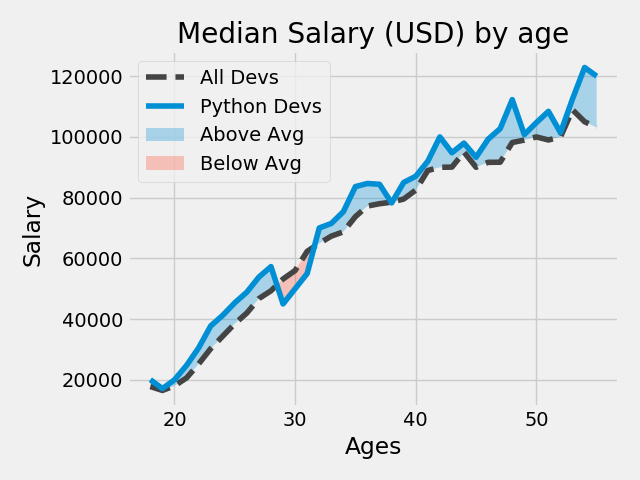

Generate this figure with Python:
import pandas as pd
from matplotlib import pyplot as plt

data = pd.read_csv("data2.csv")
ages = data["Age"]
dev_salaries = data["All_Devs"]
py_salaries = data["Python"]
js_salaries = data["JavaScript"]

plt.style.use("fivethirtyeight")

plt.plot(ages, dev_salaries, linestyle="--", color="#444444", label="All Devs")
plt.plot(ages, py_salaries, label="Python Devs")

median_salary = 57287

# plt.fill_between(ages, py_salaries, alpha=0.25)
# plt.fill_between(ages, py_salaries, median_salary, where=(py_salaries > median_salary),
#                  interpolate=True, alpha=0.3)
# plt.fill_between(ages, py_salaries, median_salary, where=(py_salaries <= median_salary),
#                  interpolate=True, alpha=0.3)
plt.fill_between(ages, py_salaries, dev_salaries, where=(py_salaries > dev_salaries),
                interpolate=True, alpha=0.3, label="Above Avg")
plt.fill_between(ages, py_salaries, dev_salaries, where=(py_salaries <= dev_salaries),
                interpolate=True, alpha=0.3, label="Below Avg")

plt.legend()
plt.title("Median Salary (USD) by age")
plt.xlabel("Ages")
plt.ylabel("Salary")
plt.tight_layout()

plt.savefig("fa-line1.png")
plt.show()
